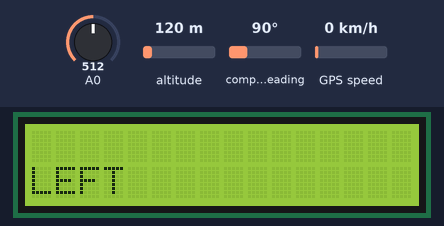
A sketch run on a simulated Arduino Uno, built for the host (arithmetic inside an expression is 32-bit, double 64-bit). Parts: 16×2 character LCD. Inputs (shaded band) come from the test bench; at power-on: A0 = 512, altitude 120 m, compass heading 90°, GPS speed 0 km/h. The GPS gets a fix after 3 s at 37.7749, -122.4194 with 8 satellites.

Above: at 2.6 s.
2.7 s: A0 set to 53
At 4.9 s:
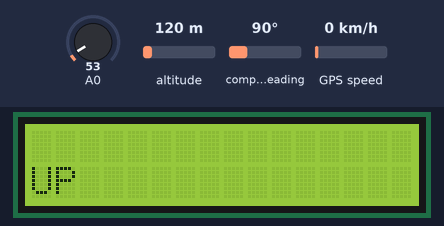
5.5 s: A0 set to 44
At 6.5 s:
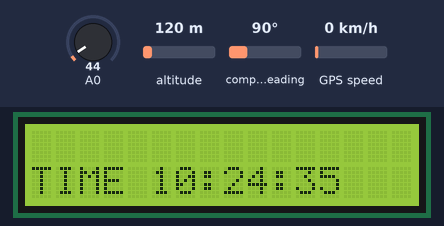
11.5 s: A0 set to 306
At 12.3 s:
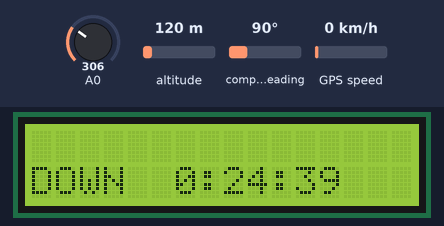
13.5 s: A0 set to 716
At 15.1 s:
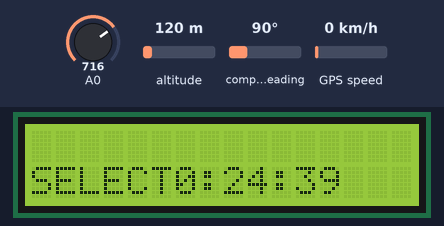
15.5 s: A0 set to 774
17.2 s: A0 set to 800
At 18.3 s:
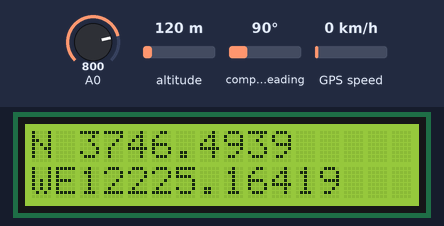
Timing chart, 0 to 20.2 s (numbered marks = the images above; inputs shaded):
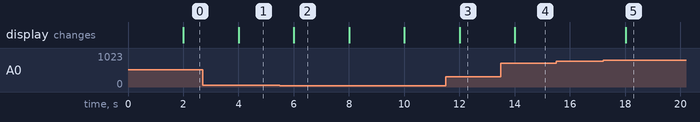

Measured:
- the behaviour switches between 50 and 49 on A0 (found by bisection; images 1 and 2)
- the behaviour switches between 789 and 790 on A0 (found by bisection; images 4 and 5)
- after the input at 2.7 s, the display: changes after 1.3 s (image 1)
- after the input at 5.5 s, the display: changes after 0.51 s (image 2)
- after the input at 11.5 s, the display: changes after 0.51 s (image 3)
- after the input at 13.5 s, the display: changes after 0.51 s (image 4)
- after the input at 15.5 s, every drawn part: stays the same
- after the input at 17.2 s, the display: changes after 0.81 s (image 5)

The sketch:

gps_LCDOriginal.ino
```cpp
//Sample using LiquidCrystal library
#include <LiquidCrystal.h>
#include <Adafruit_GPS.h>
#include <SoftwareSerial.h>

/*******************************************************

This program will test the LCD panel and the buttons
Mark Bramwell, July 2010

********************************************************/

// select the pins used on the LCD panel
LiquidCrystal lcd(8, 9, 4, 5, 6, 7);

SoftwareSerial mySerial(3, 2);

Adafruit_GPS GPS(&mySerial);

#define GPSECHO  true

// this keeps track of whether we're using the interrupt
// off by default!
boolean usingInterrupt = false;
void useInterrupt(boolean); // Func prototype keeps Arduino 0023 happy


// define some values used by the panel and buttons
int lcd_key     = 0;
int adc_key_in  = 0;
#define btnRIGHT  0
#define btnUP     1
#define btnDOWN   2
#define btnLEFT   3
#define btnSELECT 4
#define btnNONE   5

// read the buttons
int read_LCD_buttons()
{
 adc_key_in = analogRead(0);      // read the value from the sensor
 // my buttons when read are centered at these valies: 0, 144, 329, 504, 741
 // we add approx 50 to those values and check to see if we are close
 if (adc_key_in > 1000) return btnNONE; // We make this the 1st option for speed reasons since it will be the most likely result
 // For V1.1 us this threshold
/* if (adc_key_in < 50)   return btnRIGHT;
 if (adc_key_in < 250)  return btnUP;
 if (adc_key_in < 450)  return btnDOWN;
 if (adc_key_in < 650)  return btnLEFT;
 if (adc_key_in < 850)  return btnSELECT;
*/
 // For V1.0 comment the other threshold and use the one below:

 if (adc_key_in < 50)   return btnRIGHT;
 if (adc_key_in < 195)  return btnUP;
 if (adc_key_in < 380)  return btnDOWN;
 if (adc_key_in < 555)  return btnLEFT;
 if (adc_key_in < 790)  return btnSELECT;


 return btnNONE;  // when all others fail, return this...
}

void setup()
{
 lcd.begin(16, 2);              // start the library
// lcd.setCursor(0,0);
// lcd.print("Push the buttons"); // print a simple message


 // 9600 NMEA is the default baud rate for Adafruit MTK GPS's- some use 4800
  GPS.begin(9600);

  // uncomment this line to turn on RMC (recommended minimum) and GGA (fix data) including altitude
  GPS.sendCommand(PMTK_SET_NMEA_OUTPUT_RMCGGA);
  // uncomment this line to turn on only the "minimum recommended" data
  //GPS.sendCommand(PMTK_SET_NMEA_OUTPUT_RMCONLY);
  // For parsing data, we don't suggest using anything but either RMC only or RMC+GGA since
  // the parser doesn't care about other sentences at this time

  // Set the update rate
  GPS.sendCommand(PMTK_SET_NMEA_UPDATE_1HZ);   // 1 Hz update rate
  // For the parsing code to work nicely and have time to sort thru the data, and
  // print it out we don't suggest using anything higher than 1 Hz

  // Request updates on antenna status, comment out to keep quiet
  GPS.sendCommand(PGCMD_ANTENNA);

  // the nice thing about this code is you can have a timer0 interrupt go off
  // every 1 millisecond, and read data from the GPS for you. that makes the
  // loop code a heck of a lot easier!
  useInterrupt(true);

  delay(1000);
  // Ask for firmware version
  mySerial.println(PMTK_Q_RELEASE);
}


// Interrupt is called once a millisecond, looks for any new GPS data, and stores it
SIGNAL(TIMER0_COMPA_vect) {
  char c = GPS.read();
  // if you want to debug, this is a good time to do it!
#ifdef UDR0
  if (GPSECHO)
    if (c) UDR0 = c;
    // writing direct to UDR0 is much much faster than Serial.print
    // but only one character can be written at a time.
#endif
}

void useInterrupt(boolean v) {
  if (v) {
    // Timer0 is already used for millis() - we'll just interrupt somewhere
    // in the middle and call the "Compare A" function above
    OCR0A = 0xAF;
    TIMSK0 |= _BV(OCIE0A);
    usingInterrupt = true;
  } else {
    // do not call the interrupt function COMPA anymore
    TIMSK0 &= ~_BV(OCIE0A);
    usingInterrupt = false;
  }
}

uint32_t timer = millis();

void loop()
{


    // in case you are not using the interrupt above, you'll
  // need to 'hand query' the GPS, not suggested :(
  if (! usingInterrupt) {
    // read data from the GPS in the 'main loop'
    char c = GPS.read();
    // if you want to debug, this is a good time to do it!
    if (GPSECHO)
      if (c) Serial.print(c);
  }

  // if a sentence is received, we can check the checksum, parse it...
  if (GPS.newNMEAreceived()) {
    // a tricky thing here is if we print the NMEA sentence, or data
    // we end up not listening and catching other sentences!
    // so be very wary if using OUTPUT_ALLDATA and trytng to print out data
    //Serial.println(GPS.lastNMEA());   // this also sets the newNMEAreceived() flag to false

    if (!GPS.parse(GPS.lastNMEA()))   // this also sets the newNMEAreceived() flag to false
      return;  // we can fail to parse a sentence in which case we should just wait for another
  }

  // if millis() or timer wraps around, we'll just reset it
  if (timer > millis())  timer = millis();

// approximately every 2 seconds or so, print out the current stats
  if (millis() - timer > 2000) {
    timer = millis(); // reset the timer

//    Serial.print("\nTime: ");
//    Serial.print(GPS.hour, DEC); Serial.print(':');
//    Serial.print(GPS.minute, DEC); Serial.print(':');
//    Serial.print(GPS.seconds, DEC); Serial.print('.');
//    Serial.println(GPS.milliseconds);
//    Serial.print("Date: ");
//    Serial.print(GPS.day, DEC); Serial.print('/');
//    Serial.print(GPS.month, DEC); Serial.print("/20");
//    Serial.println(GPS.year, DEC);
//    Serial.print("Fix: "); Serial.print((int)GPS.fix);
//    Serial.print(" quality: "); Serial.println((int)GPS.fixquality);
//    if (GPS.fix) {
//      Serial.print("Location: ");
//      Serial.print(GPS.latitude, 4); Serial.print(GPS.lat);
//      Serial.print(", ");
//      Serial.print(GPS.longitude, 4); Serial.println(GPS.lon);
//
//      Serial.print("Speed (knots): "); Serial.println(GPS.speed);
//      Serial.print("Angle: "); Serial.println(GPS.angle);
//      Serial.print("Altitude: "); Serial.println(GPS.altitude);
//      Serial.print("Satellites: "); Serial.println((int)GPS.satellites);
//    }


 lcd.setCursor(0,1);            // move to the begining of the second line
 lcd_key = read_LCD_buttons();  // read the buttons

 switch (lcd_key)               // depending on which button was pushed, we perform an action
 {
   case btnRIGHT:
     {

       char buf[2];
       char buf1[2];
       char buf2[2];
       String h=itoa(GPS.hour, buf, 10);
       String m=itoa(GPS.minute, buf1, 10);
       String s=itoa(GPS.seconds, buf2, 10);


     lcd.print("TIME " + h + ":" + m + ":" + s);

     break;
     }
   case btnLEFT:
     {
     lcd.print("LEFT   ");
     break;
     }
   case btnUP:
     {
     lcd.print("UP    ");
     break;
     }
   case btnDOWN:
     {
     lcd.print("DOWN  ");
     break;
     }
   case btnSELECT:
     {
     lcd.print("SELECT");
     break;
     }
     case btnNONE:
     {

       if (GPS.fix) {
      //Serial.print("Location: ");
      //Serial.print(GPS.latitude, 4); Serial.print(GPS.lat);
      //Serial.print(", ");
      //Serial.print(GPS.longitude, 4); Serial.println(GPS.lon);

      lcd.setCursor(0,0);
      lcd.print(GPS.lat);
      lcd.setCursor(2,0);
      lcd.print(GPS.latitude, 4);

      lcd.setCursor(0,1);
      lcd.print(GPS.lon);
      lcd.setCursor(2,1);
      lcd.print(GPS.longitude, 4);
    }
else
{
      lcd.setCursor(0,0);
      lcd.print("no GPS fix!");

}


     break;
     }
 }
  }
}
```
